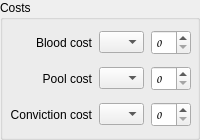
           <widget class="QGroupBox" name="CardgroupBoxCout">
            <property name="minimumSize">
             <size>
              <width>0</width>
              <height>140</height>
             </size>
            </property>
            <property name="maximumSize">
             <size>
              <width>16777215</width>
              <height>180</height>
             </size>
            </property>
            <property name="title">
             <string>Costs</string>
            </property>
            <layout class="QGridLayout" name="gridLayout_5">
             <property name="leftMargin">
              <number>5</number>
             </property>
             <property name="topMargin">
              <number>5</number>
             </property>
             <property name="rightMargin">
              <number>5</number>
             </property>
             <property name="bottomMargin">
              <number>5</number>
             </property>
             <item row="0" column="0">
              <widget class="QLabel" name="label_37">
               <property name="sizePolicy">
                <sizepolicy hsizetype="Preferred" vsizetype="Preferred">
                 <horstretch>0</horstretch>
                 <verstretch>0</verstretch>
                </sizepolicy>
               </property>
               <property name="text">
                <string>Blood cost</string>
               </property>
               <property name="alignment">
                <set>Qt::AlignRight|Qt::AlignTrailing|Qt::AlignVCenter</set>
               </property>
              </widget>
             </item>
             <item row="0" column="1">
              <widget class="QComboBox" name="cBBloodCost">
               <property name="sizePolicy">
                <sizepolicy hsizetype="Fixed" vsizetype="Fixed">
                 <horstretch>0</horstretch>
                 <verstretch>0</verstretch>
                </sizepolicy>
               </property>
               <property name="minimumSize">
                <size>
                 <width>45</width>
                 <height>0</height>
                </size>
               </property>
               <property name="maximumSize">
                <size>
                 <width>45</width>
                 <height>16777215</height>
                </size>
               </property>
              </widget>
             </item>
             <item row="0" column="2">
              <widget class="QSpinBox" name="sBBloodCost">
               <property name="sizePolicy">
                <sizepolicy hsizetype="Fixed" vsizetype="Fixed">
                 <horstretch>0</horstretch>
                 <verstretch>0</verstretch>
                </sizepolicy>
               </property>
               <property name="minimumSize">
                <size>
                 <width>40</width>
                 <height>0</height>
                </size>
               </property>
               <property name="maximumSize">
                <size>
                 <width>40</width>
                 <height>16777215</height>
                </size>
               </property>
               <property name="font">
                <font>
                 <family>Comic Sans MS</family>
                 <pointsize>9</pointsize>
                 <weight>75</weight>
                 <bold>true</bold>
                </font>
               </property>
               <property name="maximum">
                <number>6</number>
               </property>
              </widget>
             </item>
             <item row="1" column="0">
              <widget class="QLabel" name="label_39">
               <property name="sizePolicy">
                <sizepolicy hsizetype="Preferred" vsizetype="Preferred">
                 <horstretch>0</horstretch>
                 <verstretch>0</verstretch>
                </sizepolicy>
               </property>
               <property name="text">
                <string>Pool cost</string>
               </property>
               <property name="alignment">
                <set>Qt::AlignRight|Qt::AlignTrailing|Qt::AlignVCenter</set>
               </property>
              </widget>
             </item>
             <item row="1" column="1">
              <widget class="QComboBox" name="cBPoolCost">
               <property name="sizePolicy">
                <sizepolicy hsizetype="Fixed" vsizetype="Fixed">
                 <horstretch>0</horstretch>
                 <verstretch>0</verstretch>
                </sizepolicy>
               </property>
               <property name="minimumSize">
                <size>
                 <width>45</width>
                 <height>0</height>
                </size>
               </property>
               <property name="maximumSize">
                <size>
                 <width>45</width>
                 <height>16777215</height>
                </size>
               </property>
              </widget>
             </item>
             <item row="1" column="2">
              <widget class="QSpinBox" name="sBPoolCost">
               <property name="sizePolicy">
                <sizepolicy hsizetype="Fixed" vsizetype="Fixed">
                 <horstretch>0</horstretch>
                 <verstretch>0</verstretch>
                </sizepolicy>
               </property>
               <property name="minimumSize">
                <size>
                 <width>40</width>
                 <height>0</height>
                </size>
               </property>
               <property name="maximumSize">
                <size>
                 <width>40</width>
                 <height>16777215</height>
                </size>
               </property>
               <property name="font">
                <font>
                 <family>Comic Sans MS</family>
                 <pointsize>9</pointsize>
                 <weight>75</weight>
                 <bold>true</bold>
                </font>
               </property>
               <property name="maximum">
                <number>6</number>
               </property>
              </widget>
             </item>
             <item row="2" column="0">
              <widget class="QLabel" name="label_41">
               <property name="sizePolicy">
                <sizepolicy hsizetype="Fixed" vsizetype="Preferred">
                 <horstretch>0</horstretch>
                 <verstretch>0</verstretch>
                </sizepolicy>
               </property>
               <property name="text">
                <string>Conviction cost</string>
               </property>
               <property name="alignment">
                <set>Qt::AlignRight|Qt::AlignTrailing|Qt::AlignVCenter</set>
               </property>
              </widget>
             </item>
             <item row="2" column="1">
              <widget class="QComboBox" name="cBConvictionCost">
               <property name="sizePolicy">
                <sizepolicy hsizetype="Fixed" vsizetype="Fixed">
                 <horstretch>0</horstretch>
                 <verstretch>0</verstretch>
                </sizepolicy>
               </property>
               <property name="minimumSize">
                <size>
                 <width>45</width>
                 <height>0</height>
                </size>
               </property>
               <property name="maximumSize">
                <size>
                 <width>45</width>
                 <height>16777215</height>
                </size>
               </property>
              </widget>
             </item>
             <item row="2" column="2">
              <widget class="QSpinBox" name="sBConvictionCost">
               <property name="sizePolicy">
                <sizepolicy hsizetype="Fixed" vsizetype="Fixed">
                 <horstretch>0</horstretch>
                 <verstretch>0</verstretch>
                </sizepolicy>
               </property>
               <property name="minimumSize">
                <size>
                 <width>40</width>
                 <height>0</height>
                </size>
               </property>
               <property name="maximumSize">
                <size>
                 <width>40</width>
                 <height>16777215</height>
                </size>
               </property>
               <property name="font">
                <font>
                 <family>Comic Sans MS</family>
                 <pointsize>9</pointsize>
                 <weight>75</weight>
                 <bold>true</bold>
                </font>
               </property>
               <property name="maximum">
                <number>6</number>
               </property>
              </widget>
             </item>
            </layout>
           </widget>
